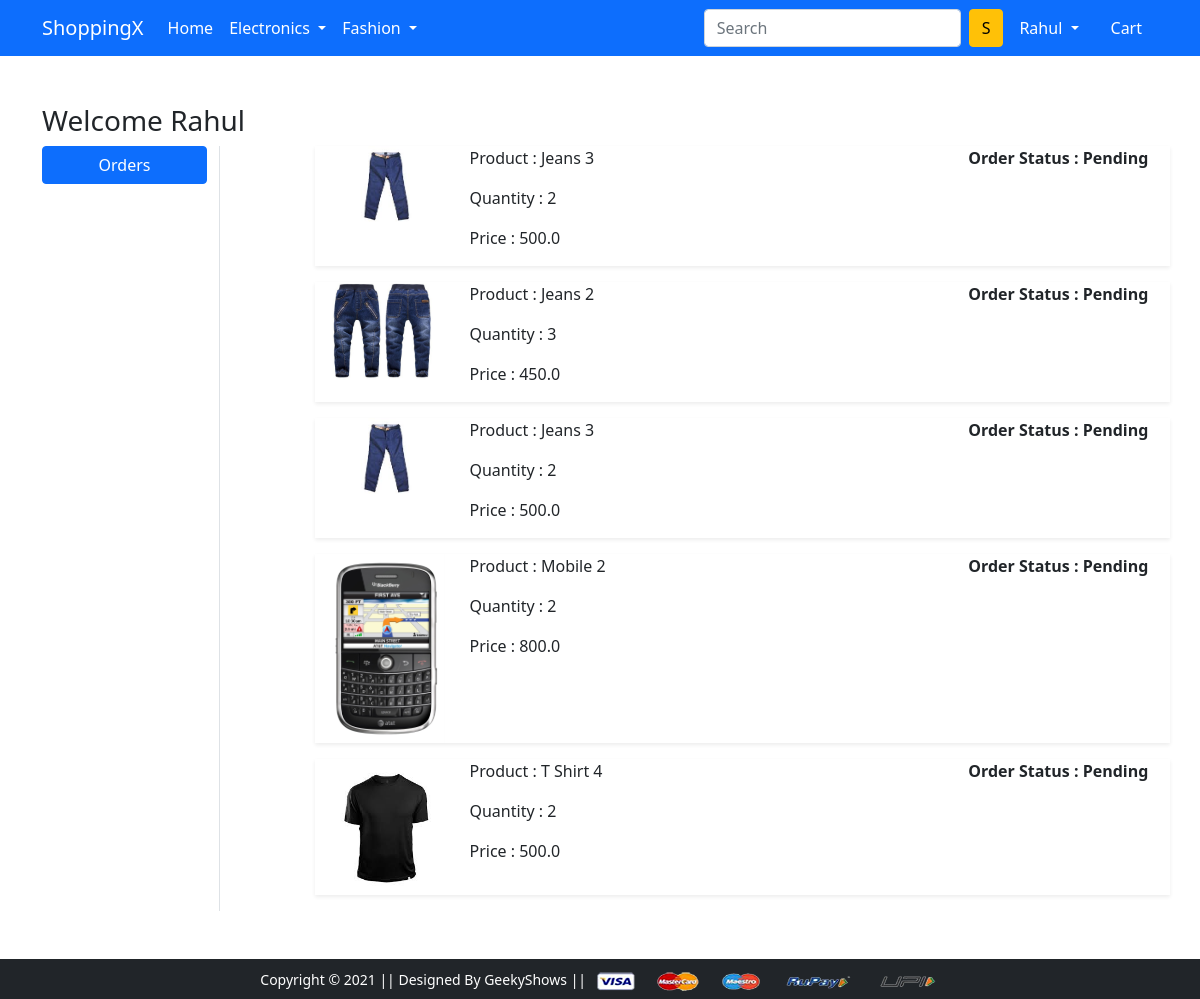
/orders/ (signed in), run on the app's committed database.
### app/models.py (models this page shows, shortened)
class OrderPlaced(models.Model):
    user = models.ForeignKey(User, on_delete=models.CASCADE)
    customer = models.ForeignKey(Customer, on_delete=models.CASCADE)
    product = models.ForeignKey(Product, on_delete=models.CASCADE)
    quantity = models.PositiveIntegerField(default =1)
    ordered_date =models.DateTimeField(auto_now_add =True)
    status = models.CharField(max_length=50, choices=STATUS_CHOICES, default='Pending')
    @property
    def total_cost(self):
        return self.quantity * self.product. discounted_price

class Product(models.Model):
    title = models.CharField(max_length=100)
    selling_price = models.FloatField()
    discounted_price = models. FloatField()
    description = models.TextField()
    brand = models.CharField(max_length=100)
    category = models. CharField(choices=CATEGORY_CHOICES, max_length=2)
    product_image = models.ImageField(upload_to='productimg')

### app/views.py (the view)
# urls.py: path('orders/', views.orders, name='orders'),
@login_required
def orders(request):
    op = OrderPlaced.objects.filter(user=request.user)
    return render(request, 'app/orders.html',{'order_placed': op})

### app/templates/app/orders.html (shortened to what this page needs)
{% extends 'app/base.html' %}
{% load static %}
{% block main-content %}
<div class="container my-5">
 <div class="row">
  <h3>Welcome <span class="text-capitalize">{{ request.user }}</span></h3>
  <div class="col-sm-2 border-end">
   <ul class="list-unstyled">
    <li class="d-grid"><a href="{% url 'orders' %}" class="btn btn-primary">Orders</a></li>
   </ul>
  </div>
  <div class="col-sm-9 offset-sm-1">
  {% for op in order_placed %}
   <div class="row shadow-sm mb-3">
    <div class="col-sm-2">
    <img src="{{op.product.product_image.url}}" alt="" srcset="" class="img-fluid" height="150" width ="150">
        </div>
        <div class="col-sm-7">
        <p>Product : {{op.product.title}}</p>
        <p>Quantity : {{op.quantity}}</p>
        <p>Price : {{op.total_cost}}</p>
        </div>
        <div class="col-sm-3 fw-bold">
        <p> Order Status : {{op.status}}</p>
  </div>
 </div>
 {% endfor %}
 </div>
 </div>
</div>
{% endblock main-content %}

### app/templates/app/base.html (shortened to what this page needs)
<!doctype html>
{% load static %}
<html lang="en">
  <head>
<link href="//maxcdn.bootstrapcdn.com/bootstrap/4.1.1/css/bootstrap.min.css" rel="stylesheet" id="bootstrap-css">
    <link href="https://cdn.jsdelivr.net/npm/bootstrap@5.0.0-beta1/dist/css/bootstrap.min.css" rel="stylesheet">
    <link rel="stylesheet" href="{% static 'app/css/owl.carousel.min.css' %}">
    <link rel="stylesheet" href="{% static 'app/css/all.min.css' %}">
    <link rel="stylesheet" href="{% static 'app/css/style.css' %}">
  </head>
  <body>
    <nav class="navbar navbar-expand-lg navbar-dark bg-primary">
     <div class="container">
       <a class="navbar-brand" href="/">ShoppingX</a>
       <div class="collapse navbar-collapse" id="navbarSupportedContent">
         <ul class="navbar-nav me-auto mb-2 mb-lg-0">
           <li class="nav-item">
             <a class="nav-link active" aria-current="page" href="/">Home</a>
           </li>
           <li class="nav-item dropdown">
             <a class="nav-link dropdown-toggle text-white" href="#" id="electronicsDropdown" role="button" data-bs-toggle="dropdown" aria-expanded="false">
               Electronics
             </a>
           </li>
           <li class="nav-item dropdown">
             <a class="nav-link dropdown-toggle text-white" href="#" id="fashionDropdown" role="button" data-bs-toggle="dropdown" aria-expanded="false">
               Fashion
             </a>
           </li>
         </ul>
         <form method='get' action ='/search' class="d-flex">
           <input class="form-control me-2" type="search" placeholder="Search" aria-label="Search" name="query" id="query">
           <button class="btn btn-warning" type="submit">S</button>
         </form>
         <div>
          <ul class="navbar-nav me-auto mb-2 mb-lg-0">
          {% if request.user.is_authenticated %}
           <li class="nav-item dropdown mx-2">
              <a class="nav-link dropdown-toggle text-white" href="#" id="profileDropdown" role="button" data-bs-toggle="dropdown" aria-expanded="false">
              <span class="text-capitalize">{{ request.user.username|capfirst }}</span>
              </a>
            </li>
            <li class="nav-item mx-2">
             <a href="{% url 'showcart' %}" class="nav-link text-white"> Cart </a>
            </li>
            {% endif %}
          </ul>
         </div>
       </div>
     </div>
    </nav>
    {% block main-content %} {% endblock main-content %}
    <footer class="container-fluid bg-dark text-center p-2 mt-5">
        <small class="text-white">Copyright &copy; 2021 || Designed By GeekyShows || </small>
        <img src="{% static 'app/images/payment.png' %}" alt="" srcset="" class="img-fluid" height="2px">
    </footer>
  </body>
</html>

### data on the page
OrderPlaced: product.product_image (picture), product "Jeans 3", quantity "2", total_cost "500.0", status "Pending"
OrderPlaced: product.product_image (picture), product "Jeans 2", quantity "3", total_cost "450.0", status "Pending"
OrderPlaced: product.product_image (picture), product "Jeans 3", quantity "2", total_cost "500.0", status "Pending"
OrderPlaced: product.product_image (picture), product "Mobile 2", quantity "2", total_cost "800.0", status "Pending"
OrderPlaced: product.product_image (picture), product "T Shirt 4", quantity "2", total_cost "500.0", status "Pending"

### other printed values
{{ request.user.username|capfirst }} "Rahul"
{{ request.user }} "Rahul"
